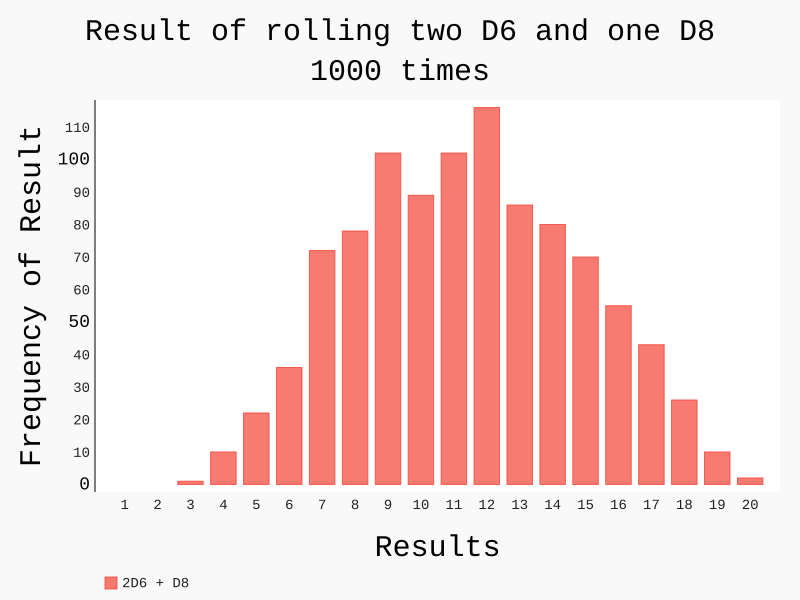

Python code for this plot:
import pygal
from pygal.style import Style
from die import Die

custom_style = Style(
    title_font_size=30,
    x_title_font_size=14,
    y_title_font_size=14,
    label_font_size=14,
    major_label_font_size=18
)

die_1 = Die(6)
die_2 = Die(6)
die_3 = Die(8)

# Make some rolls and store result in a list.
results = []
for i in range(1000):
    result = die_1.roll() + die_2.roll() + die_3.roll()
    results.append(result)

# Analyze the results.
frequencies = []
max_results = die_1.num_sides + die_2.num_sides + die_3.num_sides
for i in range(1, max_results + 1):
    frequency = results.count(i)
    frequencies.append(frequency)

hist = pygal.Bar(style=custom_style, show_y_guides=False, show_legend=True, legend_at_bottom=True)

hist.title = "Result of rolling two D6 and one D8 1000 times"
hist.x_labels = [i for i in range(1, max_results+1)]
hist.x_title = "Results"
hist.y_title = "Frequency of Result"
hist.add('2D6 + D8', frequencies)
hist.render_to_file('die_visual.svg')
